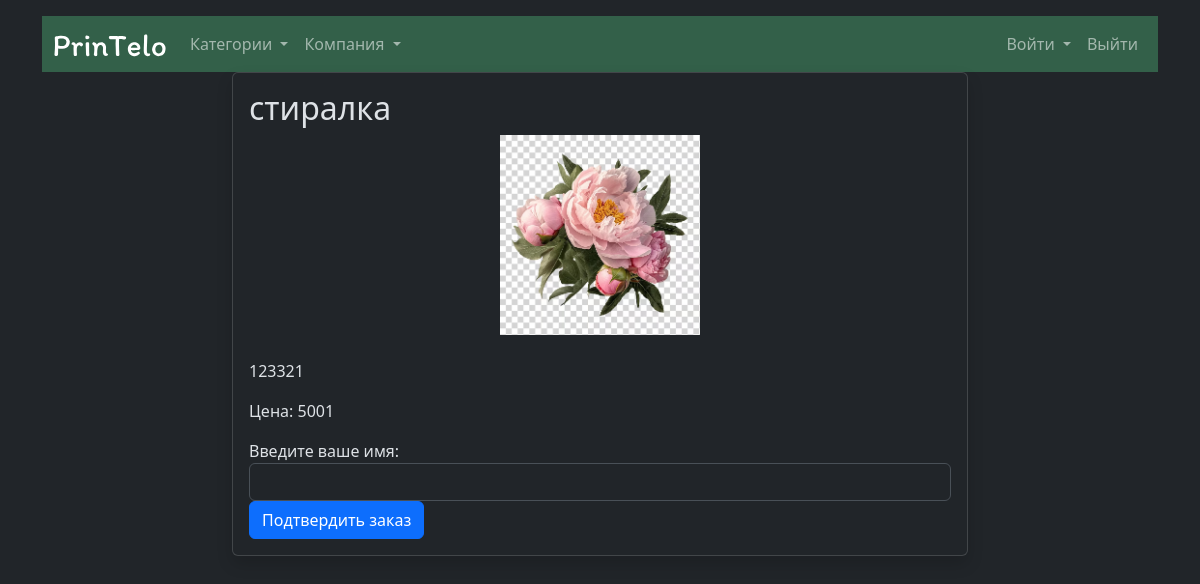
The app's page /product_details.php?id=5 with its own data.
### tables this page shows
CREATE TABLE `products` (
  `id` int(11) NOT NULL,
  `name` varchar(255) NOT NULL,
  `description` varchar(255) NOT NULL,
  `price` varchar(255) NOT NULL,
  `image` text NOT NULL
);

### product_details.php (the view, shortened to what this page needs)
<?php include "header.php"; ?>
<body>
<div class="container">
    <div class="row">
        <div class="col-md-8 offset-md-2">
            <div class="card shadow">
                <div class="card-body">
                    <?php
                    $servername = "localhost";
                    $username = "zoxan";
                    $password = "123";
                    $dbname = "textovarorg";
                    try {
                        $db = new PDO("mysql:host=$servername;dbname=$dbname", $username, $password);
                        $db->setAttribute(PDO::ATTR_ERRMODE, PDO::ERRMODE_EXCEPTION);
                        if(isset($_GET['id'])) {
                            $id = $_GET['id'];
                            $stmt = $db->prepare("SELECT * FROM products WHERE id = :id");
                            $stmt->bindParam(':id', $id);
                            $stmt->execute();
                            $product = $stmt->fetch(PDO::FETCH_ASSOC);
                            if($product) {
                                echo '<h2 class="card-title">' . $product['name'] . '</h2>';
                                echo '<div class="text-center mb-4">';
                                echo '<img src="' . $product['image'] . '" class="img-fluid product-img" alt="Изображение товара">';
                                echo '</div>';
                                echo '<p class="card-text">' . $product['description'] . '</p>';
                                echo '<p class="card-text">Цена: ' . $product['price'] . '</p>';
                                echo '<form action="make_order.php" method="post">';
                                echo '<div class="form-group">';
                                echo '<label for="name">Введите ваше имя:</label>';
                                echo '<input type="text" class="form-control" id="name" name="name" required>';
                                echo '</div>';
                                echo '<button type="submit" class="btn btn-primary">Подтвердить заказ</button>';
                                echo '</form>';
                            } else {
                                echo '<p class="text-danger">Товар не найден.</p>';
                            }
                        } else {
                            echo '<p class="text-danger">ID товара не указан.</p>';
                        }
                    } catch (PDOException $e) {
                        echo '<p class="text-danger">Ошибка получения данных: ' . $e->getMessage() . '</p>';
                    }
                    ?>
                </div>
            </div>
        </div>
    </div>
</div>
</body>

### product_details.php (style rules this page uses)
.product-img { height: 200px; }

### records on screen
products: name "стиралка", image (picture), description "123321", price "5001"
